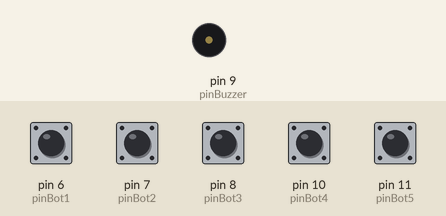
Recording of a sketch running on a simulated Arduino Uno, built with avr-gcc and run on an emulated ATmega328P. Parts: buzzer (waves = sounding). Inputs (shaded band) come from the test bench; at power-on: pin 6 (pinBot1), pin 7 (pinBot2), pin 8 (pinBot3), pin 10 (pinBot4), pin 11 (pinBot5) HIGH.

Above: at 1.2 s.
1.3 s: pin 6 (pinBot1) pulled LOW for 0.15 s
At 1.47 s:
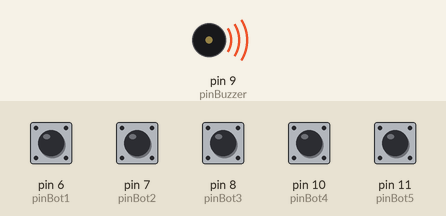
Timing chart, 0 to 4.3 s (numbered marks = the images above; inputs shaded):
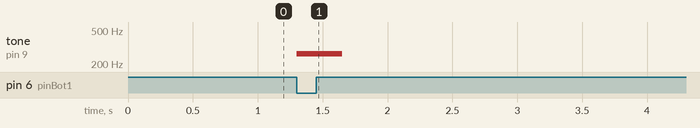

Measured:
- after the input at 1.3 s, tone on pin 9 (pinBuzzer): silent → 264 Hz at once, → silent 0.35 s later

The sketch:

Piano5Bot_es.ino
```cpp
//Definição dos pinos dos botões
#define pinBot1 6
#define pinBot2 7
#define pinBot3 8
#define pinBot4 10
#define pinBot5 11

//Definição do pino do Buzzer
#define pinBuzzer 9

//Definição da frequencia das notas
#define notaDo 264
#define notaRe 297
#define notaMi 330
#define notaFa 352
#define notaSol 396

//Definição da duração da nota
#define duracao 200


void setup() {

  //Definição da porta do Buzzer
  pinMode(9,OUTPUT);
  //Definição da velocidade de transmissão de dados
  Serial.begin(9600);

  //Definição dos pinos dos botões
  pinMode(pinBot1,INPUT_PULLUP);
  pinMode(pinBot2,INPUT_PULLUP);
  pinMode(pinBot3,INPUT_PULLUP);
  pinMode(pinBot4,INPUT_PULLUP);
  pinMode(pinBot5,INPUT_PULLUP);


}

void loop() {

  //Leitura dos dados dos botões
  int a = digitalRead(pinBot1);
  int b = digitalRead(pinBot2);
  int c = digitalRead(pinBot3);
  int d = digitalRead(pinBot4);
  int e = digitalRead(pinBot5);

  //Condição para acionar a nota do com base no botão 1
  if( a == 0){
    tone(pinBuzzer,notaDo,duracao);
  }

  //Condição para acionar a nota do com base no botão 2
  if( b == 0){
    tone(pinBuzzer,notaRe,duracao);
  }

  //Condição para acionar a nota do com base no botão 3
  if( c == 0){
    tone(pinBuzzer,notaMi,duracao);
  }

  //Condição para acionar a nota do com base no botão 4
  if( d == 0){
    tone(pinBuzzer,notaFa,duracao);
  }

  //Condição para acionar a nota do com base no botão 5
  if( e == 0){
    tone(pinBuzzer,notaSol,duracao);
  }


}
```
